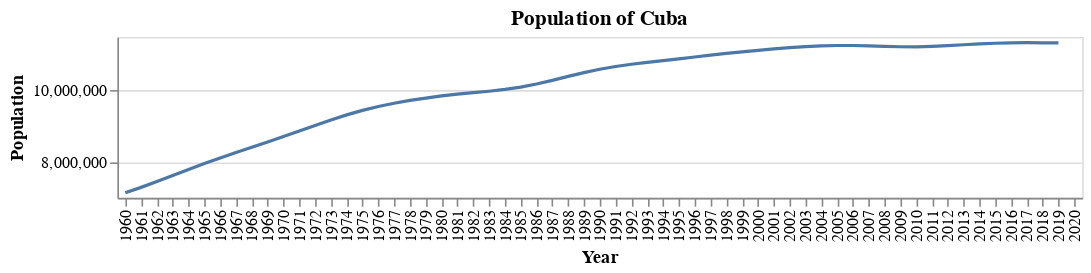

The notebook cell saved with this chart:
### Code cell
pop_plot

### Figure 1 — Vega-Lite specification as saved in the notebook (floating-point values rounded to 4 significant figures)
{"config": {"view": {"continuousWidth": 400, "continuousHeight": 300}}, "data": {"name": "data-7948ad33cbbc00d6ddda95cb35da342a"}, "mark": "line", "encoding": {"x": {"type": "nominal", "field": "Year"}, "y": {"type": "quantitative", "field": "Population", "scale": {"zero": false}}}, "height": 100, "title": "Population of Cuba", "width": 600, "$schema": "https://vega.github.io/schema/vega-lite/v4.8.1.json", "datasets": {"data-7948ad33cbbc00d6ddda95cb35da342a": [{"Country Name": "Cuba", "Country Code": "CUB", "Year": "1960", "Population": 7141000.0}, {"Country Name": "Cuba", "Country Code": "CUB", "Year": "1961", "Population": 7291000.0}, {"Country Name": "Cuba", "Country Code": "CUB", "Year": "1962", "Population": 7454000.0}, {"Country Name": "Cuba", "Country Code": "CUB", "Year": "1963", "Population": 7623000.0}, {"Country Name": "Cuba", "Country Code": "CUB", "Year": "1964", "Population": 7793000.0}, {"Country Name": "Cuba", "Country Code": "CUB", "Year": "1965", "Population": 7958000.0}, {"Country Name": "Cuba", "Country Code": "CUB", "Year": "1966", "Population": 8115000.0}, {"Country Name": "Cuba", "Country Code": "CUB", "Year": "1967", "Population": 8266000.0}, {"Country Name": "Cuba", "Country Code": "CUB", "Year": "1968", "Population": 8414000.0}, {"Country Name": "Cuba", "Country Code": "CUB", "Year": "1969", "Population": 8561000.0}, {"Country Name": "Cuba", "Country Code": "CUB", "Year": "1970", "Population": 8713000.0}, {"Country Name": "Cuba", "Country Code": "CUB", "Year": "1971", "Population": 8868000.0}, {"Country Name": "Cuba", "Country Code": "CUB", "Year": "1972", "Population": 9025000.0}, {"Country Name": "Cuba", "Country Code": "CUB", "Year": "1973", "Population": 9179000.0}, {"Country Name": "Cuba", "Country Code": "CUB", "Year": "1974", "Population": 9321000.0}, {"Country Name": "Cuba", "Country Code": "CUB", "Year": "1975", "Population": 9446000.0}, {"Country Name": "Cuba", "Country Code": "CUB", "Year": "1976", "Population": 9554000.0}, {"Country Name": "Cuba", "Country Code": "CUB", "Year": "1977", "Population": 9646000.0}, {"Country Name": "Cuba", "Country Code": "CUB", "Year": "1978", "Population": 9724000.0}, {"Country Name": "Cuba", "Country Code": "CUB", "Year": "1979", "Population": 9791000.0}, {"Country Name": "Cuba", "Country Code": "CUB", "Year": "1980", "Population": 9849000.0}, {"Country Name": "Cuba", "Country Code": "CUB", "Year": "1981", "Population": 9899000.0}, {"Country Name": "Cuba", "Country Code": "CUB", "Year": "1982", "Population": 9940000.0}, {"Country Name": "Cuba", "Country Code": "CUB", "Year": "1983", "Population": 9981000.0}, {"Country Name": "Cuba", "Country Code": "CUB", "Year": "1984", "Population": 10030000.0}, {"Country Name": "Cuba", "Country Code": "CUB", "Year": "1985", "Population": 10100000.0}, {"Country Name": "Cuba", "Country Code": "CUB", "Year": "1986", "Population": 10180000.0}, {"Country Name": "Cuba", "Country Code": "CUB", "Year": "1987", "Population": 10290000.0}, {"Country Name": "Cuba", "Country Code": "CUB", "Year": "1988", "Population": 10400000.0}, {"Country Name": "Cuba", "Country Code": "CUB", "Year": "1989", "Population": 10500000.0}, {"Country Name": "Cuba", "Country Code": "CUB", "Year": "1990", "Population": 10600000.0}, {"Country Name": "Cuba", "Country Code": "CUB", "Year": "1991", "Population": 10670000.0}, {"Country Name": "Cuba", "Country Code": "CUB", "Year": "1992", "Population": 10740000.0}, {"Country Name": "Cuba", "Country Code": "CUB", "Year": "1993", "Population": 10790000.0}, {"Country Name": "Cuba", "Country Code": "CUB", "Year": "1994", "Population": 10840000.0}, {"Country Name": "Cuba", "Country Code": "CUB", "Year": "1995", "Population": 10890000.0}, {"Country Name": "Cuba", "Country Code": "CUB", "Year": "1996", "Population": 10940000.0}, {"Country Name": "Cuba", "Country Code": "CUB", "Year": "1997", "Population": 10990000.0}, {"Country Name": "Cuba", "Country Code": "CUB", "Year": "1998", "Population": 11040000.0}, {"Country Name": "Cuba", "Country Code": "CUB", "Year": "1999", "Population": 11080000.0}, {"Country Name": "Cuba", "Country Code": "CUB", "Year": "2000", "Population": 11130000.0}, {"Country Name": "Cuba", "Country Code": "CUB", "Year": "2001", "Population": 11160000.0}, {"Country Name": "Cuba", "Country Code": "CUB", "Year": "2002", "Population": 11200000.0}, {"Country Name": "Cuba", "Country Code": "CUB", "Year": "2003", "Population": 11230000.0}, {"Country Name": "Cuba", "Country Code": "CUB", "Year": "2004", "Population": 11250000.0}, {"Country Name": "Cuba", "Country Code": "CUB", "Year": "2005", "Population": 11260000.0}, {"Country Name": "Cuba", "Country Code": "CUB", "Year": "2006", "Population": 11260000.0}, {"Country Name": "Cuba", "Country Code": "CUB", "Year": "2007", "Population": 11250000.0}, {"Country Name": "Cuba", "Country Code": "CUB", "Year": "2008", "Population": 11240000.0}, {"Country Name": "Cuba", "Country Code": "CUB", "Year": "2009", "Population": 11230000.0}, {"Country Name": "Cuba", "Country Code": "CUB", "Year": "2010", "Population": 11230000.0}, {"Country Name": "Cuba", "Country Code": "CUB", "Year": "2011", "Population": 11240000.0}, {"Country Name": "Cuba", "Country Code": "CUB", "Year": "2012", "Population": 11260000.0}, {"Country Name": "Cuba", "Country Code": "CUB", "Year": "2013", "Population": 11280000.0}, {"Country Name": "Cuba", "Country Code": "CUB", "Year": "2014", "Population": 11310000.0}, {"Country Name": "Cuba", "Country Code": "CUB", "Year": "2015", "Population": 11320000.0}, {"Country Name": "Cuba", "Country Code": "CUB", "Year": "2016", "Population": 11340000.0}, {"Country Name": "Cuba", "Country Code": "CUB", "Year": "2017", "Population": 11340000.0}, {"Country Name": "Cuba", "Country Code": "CUB", "Year": "2018", "Population": 11340000.0}, {"Country Name": "Cuba", "Country Code": "CUB", "Year": "2019", "Population": 11330000.0}, {"Country Name": "Cuba", "Country Code": "CUB", "Year": "2020", "Population": null}]}}
